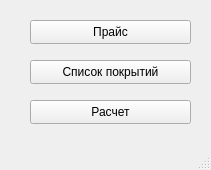
<?xml version="1.0" encoding="UTF-8"?>
<ui version="4.0">
 <class>MainWindow</class>
 <widget class="QMainWindow" name="MainWindow">
  <property name="geometry">
   <rect>
    <x>0</x>
    <y>0</y>
    <width>211</width>
    <height>170</height>
   </rect>
  </property>
  <property name="windowTitle">
   <string>Калькулятор</string>
  </property>
  <widget class="QWidget" name="centralwidget">
   <widget class="QPushButton" name="btnPrice">
    <property name="geometry">
     <rect>
      <x>30</x>
      <y>20</y>
      <width>161</width>
      <height>24</height>
     </rect>
    </property>
    <property name="text">
     <string>Прайс</string>
    </property>
   </widget>
   <widget class="QPushButton" name="btnAsph">
    <property name="geometry">
     <rect>
      <x>30</x>
      <y>60</y>
      <width>161</width>
      <height>24</height>
     </rect>
    </property>
    <property name="text">
     <string>Список покрытий</string>
    </property>
   </widget>
   <widget class="QPushButton" name="btnCalc">
    <property name="geometry">
     <rect>
      <x>30</x>
      <y>100</y>
      <width>161</width>
      <height>24</height>
     </rect>
    </property>
    <property name="text">
     <string>Расчет</string>
    </property>
   </widget>
  </widget>
  <widget class="QMenuBar" name="menubar">
   <property name="geometry">
    <rect>
     <x>0</x>
     <y>0</y>
     <width>211</width>
     <height>26</height>
    </rect>
   </property>
  </widget>
  <widget class="QStatusBar" name="statusbar"/>
 </widget>
 <resources/>
 <connections/>
</ui>
